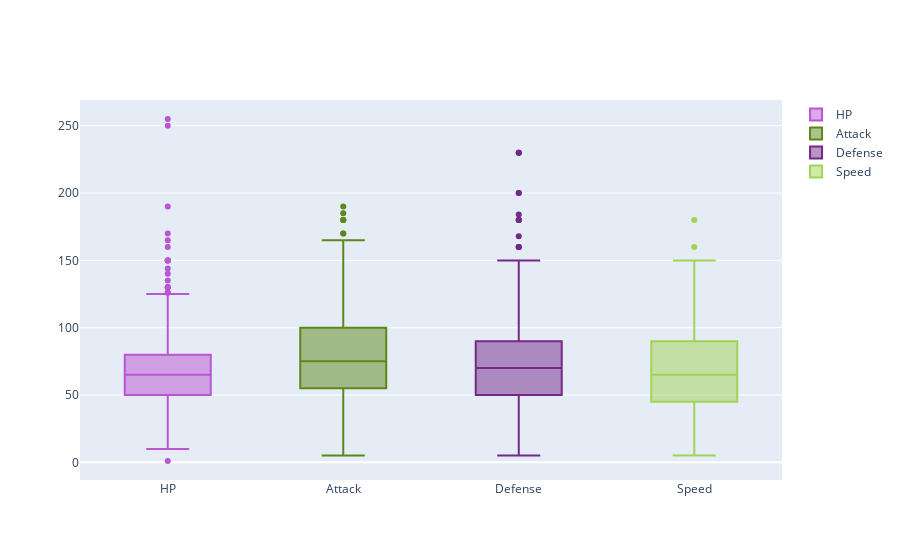

Notebook cell for this chart:
### Markdown cell above
# Box Plot (plotly)

### Code cell
def make_box(data, name, color):
    return go.Box(y=data, name=name, marker={"color":color})

hp = make_box(df.HP, "HP", "#BA55D3")
attack = make_box(df.Attack, "Attack", "#5C871B")
defense = make_box(df.Defense, "Defense", "#742987")
speed = make_box(df.Speed, "Speed", "#A1D455")
iplot([hp, attack, defense, speed])

### Figure 1 — Plotly figure (JSON) as saved in the notebook; plotly's stock layout.template omitted (floating-point values rounded to 4 significant figures; data arrays with more than 128 entries replaced by an {"elided": "..."} marker saying what was removed)
{"data": [{"marker": {"color": "#BA55D3"}, "name": "HP", "type": "box", "y": {"elided": "800 int values"}}, {"marker": {"color": "#5C871B"}, "name": "Attack", "type": "box", "y": {"elided": "800 int values"}}, {"marker": {"color": "#742987"}, "name": "Defense", "type": "box", "y": {"elided": "800 int values"}}, {"marker": {"color": "#A1D455"}, "name": "Speed", "type": "box", "y": {"elided": "800 int values"}}], "layout": {}}
